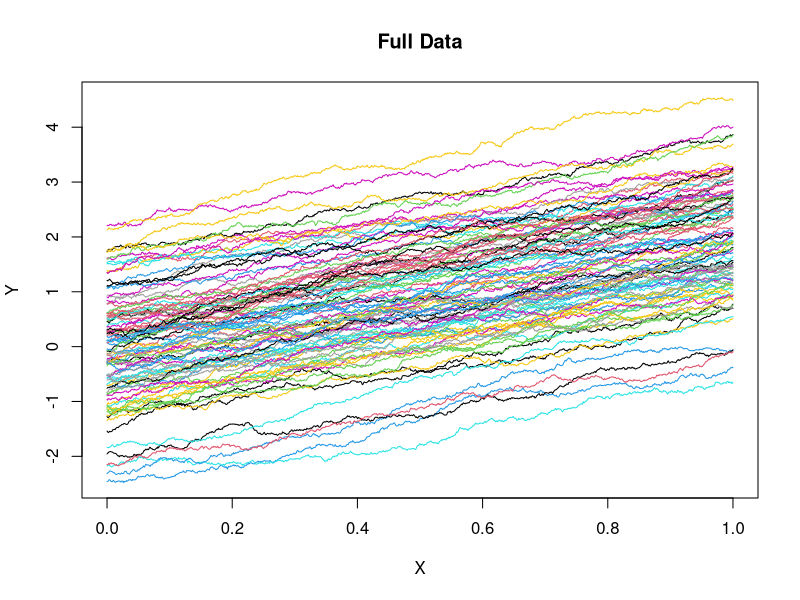
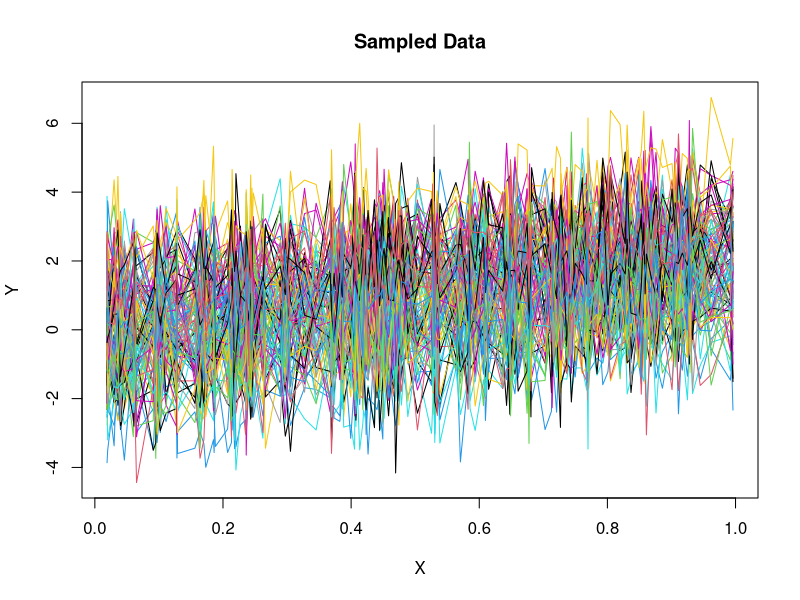

The R script that drew these images, in order: (Note: this script raises an error after producing the figures.)
rm(list = ls())
set.seed(201)

##
## Libraries and Subroutines
##

## make true spatial field
make.field <- function(reps, mu, Sig.s, m){
	mu + t(chol(Sig.s)) %*% rnorm(m)
}

## make sampling matrix H
make.H.list <- function(reps, samp, m){
  (1:m)[samp[[reps]]]
}

## make sample data Y
make.Y.list <- function(reps, Z.list, H.list, s2.e = 1){
  Z.list[[reps]][H.list[[reps]]] + rnorm(length(H.list[[reps]]), s2.e)
}

make.krige.fit <- function(reps, Y.list, H.list, locs){
  Y.geo <- as.geodata(cbind(Y.list[[reps]], locs[H.list[[reps]]], 
    rep(0, length(H.list[[reps]]))), coords.col = 2:3, data.col = 1)
  
  Y.geo.var <- variog(Y.geo, ini.cov.pairs = c(1, 2), trend = '1st', 
    max.dist = 0.75, messages = FALSE)
  
  Y.geo.fit <- variofit(Y.geo.var, messages = FALSE, cov.model = 'exponential', 
    weights = 'cressie', fix.nugget = TRUE, nugget = 0, fix.kappa = TRUE, kappa = 0) 
  
  return(Y.geo.fit)
}

make.pred <- function(reps, Y.list, H.list, mu, Sig){
	pred <- vector(length = m)
	pred[ - H.list[[reps]]] <- mu[ - H.list[[reps]]] + Sig[[reps]][ - H.list[[reps]], H.list[[reps]]] %*% 
		solve(Sig[[reps]][H.list[[reps]], H.list[[reps]]]) %*% (Y.list[[reps]] - mu[H.list[[reps]]]) 
	pred[H.list[[reps]]] <- Y.list[[reps]]
	return(pred)
}

plot.field <- function(Y.list, H.list, locs, main = "Observed Data", ylab = "Y", xlab = "X"){
  reps <- length(Y.list)
  min.Y <- min(unlist(lapply(Y.list, min)))
  max.Y <- max(unlist(lapply(Y.list, max)))
  idx <- order(locs[H.list[[1]]])
  plot(Y.list[[1]][idx] ~ locs[H.list[[1]]][idx], type = 'l', ylim = c(min.Y, max.Y), main = main, ylab = ylab, xlab = xlab)
  for(t in 2:reps){
    idx <- order(locs[H.list[[t]]])
    lines(Y.list[[t]][idx] ~ locs[H.list[[t]]][idx], type = 'l', col = t)
  }
}

####
####  Simulate 1-D spatial random fields with trend
####

m <- 1000 # number of spatial locations
locs <- seq(0, 1, , m) # spatial coordinate
reps <- 100 # number of spatial fields

X <- cbind(rep(1, m), locs)
beta <- c(0, 2) # beta
mu <- X %*% beta # mean function

##
## Exponentail Spatial Decay Function s2.s * exp( - D / phi)
##

s2.s <- 1 # spatial variance parameter
phi <- 15 # spatial decay for exponential
D <- as.matrix(dist(locs)) # distance matrix
Sig.s <- s2.s * exp( - D / phi) # spatial covariance matrix
Sig.s.inv <- solve(Sig.s) 

##
## Simulate Random Field without nugget
##

Z.list <- lapply(1:reps, make.field, mu = mu, Sig.s = Sig.s, m = m)

##
## Image full data
##

H.list.full <-rep(list(1:m), reps)
plot.field(Z.list, H.list = H.list.full, locs = locs, main = "Full Data")
           
####
####  Subsample Fields and Create Data Matrix   
####

s2.e <- 0.01 # sampling error
#samp.size <- sample(140:200, reps, replace = TRUE) # sample size
samp.size <- sample(100:200, 1)

samp <- rep(list(sample(1:m, samp.size)), reps)
#samp <- vector('list', length = reps)

#for(t in 1:reps){
#  samp[[t]] <- sample(1:m, samp.size[[t]])
#}

H.list <- lapply(1:reps, make.H.list, samp = samp, m = m)
Y.list <- lapply(1:reps, make.Y.list, Z.list = Z.list, H.list = H.list, s2.e = s2.e)

plot.field(Y.list = Y.list, H.list = H.list, locs = locs, main = "Sampled Data")











#save.image(file = "1dKrige.RData")

##
## Krige the full data
##

## Assume stationarity and anisotropy
Z.geo <- list(length = reps)
Z.geo.var <- list(length = reps)
Z.geo.fit <- list(length = reps)

for(t in 1:reps){
  Z.geo[[t]] <- as.geodata(cbind(Z[, t], locs, rep(0, m)), coords.col = 2:3, data.col = 1)
  Z.geo.var[[t]] <- variog(Z.geo[[t]], ini.cov.pairs = c(1, 2), trend = '1st', 
                           max.dist = 0.75, messages = FALSE)
  Z.geo.fit[[t]] <- variofit(Z.geo.var[[t]], messages = FALSE, cov.model = 'exponential', 
                             weights = 'cressie', fix.nugget = TRUE, nugget = 0, fix.kappa = TRUE, kappa = 0) 
}

## Plot Semivariogram
for(t in 1:reps){
  plot(Z.geo.var[[t]])
  lines(Z.geo.fit[[t]])
}

s2.fit <- vector(length = reps)
phi.fit <- vector(length = reps)
Sig.s.fit <- vector('list', length = reps)

for(t in 1:reps){
  s2.fit[t] <- summary(Z.geo.fit[[t]])$spatial.component[1]
  phi.fit[t] <- summary(Z.geo.fit[[t]])$spatial.component[2]
  Sig.s.fit[[t]] <- s2.fit[t] * exp( - D / phi.fit[t])
}


##
## Krige the sample data
##

##  coords.col = 2:3, data.col = 1)

##
## Predict spatial field using Kriging with known covariance
##

Sig <- vector('list', length = reps)

for(t in 1:reps){
  Sig[[t]] <- Sig.s
}

Z.pred <- lapply(1:reps, make.pred, Y.list = Y.list, H.list = H.list, mu = mu, Sig = Sig)
Z.pred <- matrix(unlist(Z.pred), nrow = m)
matplot(Z.pred, type = 'l')

##
## Krige using covariance matrix estimated from sample data
##

## Has problems due to struggles estimating phi

Y.geo.fit <- lapply(1:reps, make.krige.fit, Y.list = Y.list, H.list = H.list, locs = locs)

s2.fit <- vector(length = reps)
phi.fit <- vector(length = reps)
Sig.s.fit <- vector('list', length = reps)

for(t in 1:reps){
	s2.fit[t] <- summary(Y.geo.fit[[t]])$spatial.component[1]
	phi.fit[t] <- summary(Y.geo.fit[[t]])$spatial.component[2]
	Sig.s.fit[[t]] <- s2.fit[t] * exp( - D / phi.fit[t])
}

## phi is currently underestimated

## Predict spatial field Using Kriging with estimated covariance
Z.pred.knownS <- lapply(1:reps, make.pred, Y.list)
mu.hat <- lapply(Y.list, mean)

Z.pred <- lapply(1:reps, make.pred, Y.list = Y.list, H.list = H.list, mu = mu, Sig = Sig.s.fit)
  for(t in 1:reps){
Z.pred <- vector(length = m)
Z.pred[ - H.list] <- mu[ - H.list] + Sig.s[ - H.list, H.list] %*% 
  solve(Sig.s[H.list, H.list]) %*% (Y.list - mu[H.list]) 
Z.pred[H.list] <- Y.list
}

## predice spatial field using estimated mean and covariance

##
## Image full data and predicted surface
##

layout(matrix(1:2, 2))
matplot(Z.pred.knownS, type = 'l', lty = 1, main = "Predicted 1-D Spatial Field")
matplot(Z, type = "l", lty = 1, main = "1-D Spatial Field")

